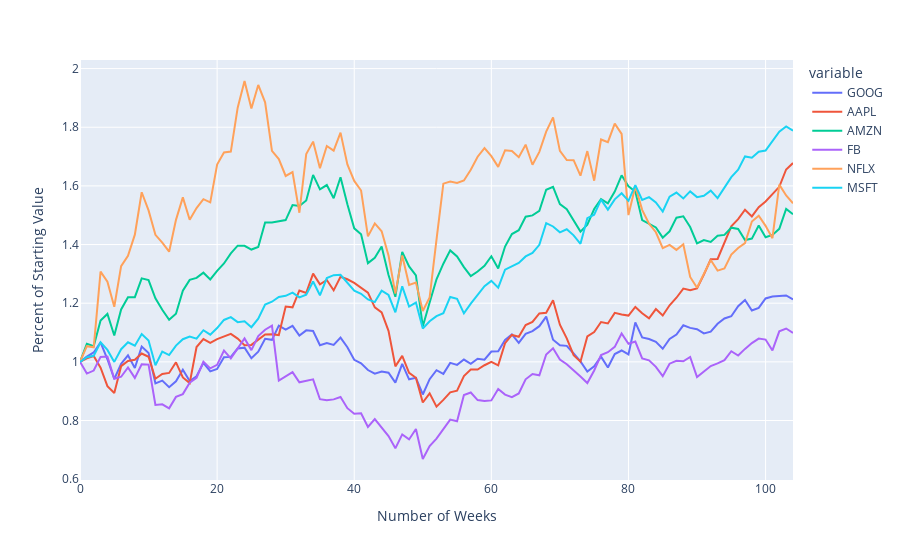

The cell this chart's notebook holds for it:
### Markdown cell above
### 3.3 Using The New Package
Finally, it's time to use the newly installed package! Pick a dataset from the [data package](https://plotly.com/python-api-reference/generated/plotly.data.html) that is a part of Plotly. 


### 3.3.1 (10 points):

Create a graph using one of these datasets. You can use the documentation for inspiration, but try to change the variables around so you get to really experience the package! Make sure to include titles and axis labels!

### Code cell
import plotly.data as pl
import plotly.express as px
import pandas as pd


data = pl.stocks()

fig = px.line(data.iloc[:, 1:], labels={
    "value" : "Percent of Starting Value",
    "index" : "Number of Weeks"
})

fig.show()
